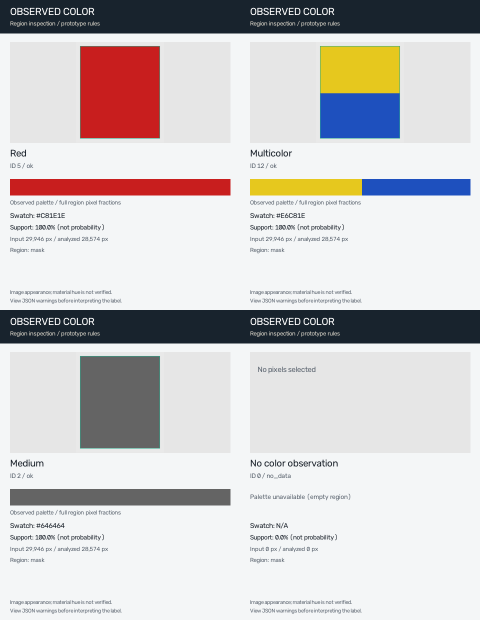
#> input picture examples/assets/color_diagnostics.png, 960 x 1240 px (shown at 1/2 size)
$ python cli.py -i ../../examples/assets/color_diagnostics.png
#> lines starting #> are read from the running program, lines starting #| are printed output that depends on the picture; after the words box and inside, x2 and y2 are one past the last pixel; in counts of white or black regions, pixels touching at a corner belong together
### src/garment_color/core.py
"""CPU-only observed-color extraction with explicit input and evidence contracts."""
from __future__ import annotations

import json
import time
from dataclasses import asdict, dataclass,field
from pathlib import Path
import math
from typing import Any, Dict, List, Optional, Tuple, Union

import cv2
import numpy as np

from .classifier import PrototypeRuleClassifier
from .color_spaces import rgb_to_hex
from .features import GarmentFeatures, extract_features
from .preprocessor import MaskPreprocessor
from .taxonomy import COLOR_REGISTRY, ColorInfo, get_color_by_id


@dataclass
class ColorPrediction:
    color_id: int
    color_name: str
    color_name_th: str
    confidence: float
    hex_code: Optional[str]
    rgb_swatch: Optional[Tuple[int, int, int]]
    is_multicolor: bool
    secondary_color_id: Optional[int]
    secondary_color_name: Optional[str]
    secondary_hex_code: Optional[str]
    total_pixels: int
    latency_ms: float
    reasoning: str
    algorithm_id: str = 'prototype_rules_v2'
    status: str = 'ok'
    score_kind: str = 'supporting_color_family_pixel_fraction_not_probability'
    calibrated_probability: Optional[float] = None
    region_source: str = 'mask'
    input_pixels: int = 0
    erosion_retained_fraction: Optional[float] = None
    palette: List[Dict[str,Any]] = field(default_factory=list)
    warnings: List[str] = field(default_factory=list)

    def to_dict(self) -> Dict[str, Any]:
        """Convert prediction result to a serializable Python dictionary."""
        return asdict(self)

    def to_json(self, indent: Optional[int] = None) -> str:
        """Convert prediction result to a JSON string."""
        return json.dumps(self.to_dict(), indent=indent, ensure_ascii=False,allow_nan=False)


class GarmentColorExtractor:
    """Observed RGB-region colors; no fitted M5 model or accuracy guarantee.

    ``confidence`` is a legacy name for heuristic supporting pixel fraction.
    It is not a probability that the returned linguistic label is correct.
    """

    def __init__(
        self,
        erode_kernel_size: int = 5,
        min_pixels_for_erosion: int = 80,
        navy_luminance_cutoff: float = 26.78,
        multicolor_sec_ratio_min: float = 0.27,
    ):
        self.preprocessor = MaskPreprocessor(
            erode_kernel_size=erode_kernel_size,
            min_pixels_for_erosion=min_pixels_for_erosion,
        )
        self.classifier = PrototypeRuleClassifier(
            navy_luminance_cutoff=navy_luminance_cutoff,
            multicolor_sec_ratio_min=multicolor_sec_ratio_min,
        )

    def predict(
        self,
        image: Union[np.ndarray, str, Path],
        mask: Optional[np.ndarray] = None,
        bbox: Optional[Tuple[int, int, int, int]] = None,
        garment_type: str = "upper",
        apply_erosion: bool = True,
        is_bgr: bool = False,
    ) -> ColorPrediction:
        """Extract and classify color from a garment image region.

        Args:
          image: RGB numpy array (H, W, 3), or file path string.
          mask: Binary boolean or uint8 mask of the garment (H, W). If None, bbox is used.
          bbox: (x1, y1, x2, y2) bounding box if mask is not provided.
          garment_type: 'upper' (top clothing), 'lower' (pants/skirts), or 'hair'.
          apply_erosion: Whether to apply boundary erosion to reduce possible edge bleed.
          is_bgr: Set to True if image is in OpenCV BGR format instead of RGB.

        Returns:
          ColorPrediction object with color_id, color_name, confidence, hex, and swatches.
        """
#> called with garment_type = 'upper', apply_erosion = True, is_bgr = False
        t0 = time.perf_counter()

        # Handle file path input
        if garment_type not in ('upper','lower','hair','other'):
            raise ValueError('garment_type must be upper, lower, hair, or other')
        if mask is not None and bbox is not None:
            raise ValueError('Supply a mask or a bbox, not both')
        notes=['uncalibrated_rule_score','observed_image_color_not_intrinsic_material_color']
        if isinstance(image, (str,Path)):
            img_bgr = cv2.imread(str(image))
#> img_bgr is the input picture: shape (1240, 960, 3); mean B, G, R 201.7, 201.2, 204.6
            if img_bgr is None:
                raise ValueError(f"Could not read image file from path: {image}")
            img_rgb = cv2.cvtColor(img_bgr, cv2.COLOR_BGR2RGB)
        else:
            if not isinstance(image,np.ndarray) or image.ndim!=3 or image.shape[2]!=3 or image.dtype!=np.uint8 or 0 in image.shape[:2]:
                raise ValueError('image must be nonempty uint8 RGB with shape (H,W,3); convert explicitly before calling')
            img_rgb = cv2.cvtColor(image, cv2.COLOR_BGR2RGB) if is_bgr else image

        h, w = img_rgb.shape[:2]

        # Resolve mask from bbox if mask is None
        if mask is None:
            if bbox is not None:
                b=np.asarray(bbox)
                if b.shape!=(4,) or b.dtype.kind not in 'iuf' or not np.isfinite(b).all():
                    raise ValueError('bbox must contain four finite XYXY coordinates')
                x1, y1, x2, y2 = bbox
                if x2<=x1 or y2<=y1:raise ValueError('bbox must have positive width and height')
                mask = np.zeros((h, w), dtype=bool)
                x1_c,y1_c=max(0,math.floor(x1)),max(0,math.floor(y1))
                x2_c,y2_c=min(w,math.ceil(x2)),min(h,math.ceil(y2))
                if x2_c<=x1_c or y2_c<=y1_c:raise ValueError('bbox does not intersect the image')
                mask[y1_c:y2_c, x1_c:x2_c] = True
                source='bbox';notes.append('bbox_may_include_background_or_other_parts')
            else:
                mask = np.ones((h, w), dtype=bool)
                source='whole_image';notes.append('whole_image_region_not_garment_segmentation')
        else:
            if not isinstance(mask,np.ndarray) or mask.shape!=(h,w) or mask.dtype.kind not in 'bui' or not np.isin(mask,[0,1,255]).all():
                raise ValueError('mask must match image (H,W) and contain only binary 0/1 or 0/255 values')
            if mask.dtype != bool:
                mask = mask > 0
            source='mask'

        # Step 1: Preprocess and extract clean pixels
        raw_pixels = self.preprocessor.extract_clean_pixels(
            img_rgb, mask, apply_erosion=apply_erosion
        )

        # Observed color clustering. No illumination-invariant recovery is applied.
        features = extract_features(raw_pixels, n_clusters=4)

        # Step 3: fixed prototype rules (no trained ensemble artifact)
        cls_result = self.classifier.classify(features, target_part=garment_type)

        latency_ms = round((time.perf_counter() - t0) * 1000.0, 2)

        hex_code=cls_result.hex_code if features.total_pixels else None
        swatch_tuple=tuple(int(hex_code[i:i+2],16) for i in (1,3,5)) if hex_code else None
        input_count=int(mask.sum())
        if input_count<40:notes.append('insufficient_region_pixels' if input_count else 'empty_region')
        if features.total_pixels:
            L,a,b=features.median_lab
            if np.hypot(a,b)<11.5:notes.append('low_chroma_no_material_hue_recovery')
            if L<12:notes.append('very_dark_region')
            if L>98:notes.append('near_clipped_highlights')
        palette=[dict(rgb=[int(x) for x in c.centroid_rgb],hex=c.hex_code,weight=float(c.weight),
                 color_id=self.classifier.classify_cluster(c.centroid_lab,garment_type)) for c in features.clusters]

        return ColorPrediction(
            color_id=cls_result.color_id,
            color_name=cls_result.color_name,
            color_name_th=cls_result.color_name_th,
            confidence=cls_result.confidence,
            hex_code=hex_code,
            rgb_swatch=swatch_tuple,
            is_multicolor=cls_result.is_multicolor,
            secondary_color_id=cls_result.secondary_color_id,
            secondary_color_name=cls_result.secondary_color_name,
            secondary_hex_code=cls_result.secondary_hex_code,
            total_pixels=features.total_pixels,
            latency_ms=latency_ms,
            reasoning=cls_result.reasoning,
            status='ok' if features.total_pixels else 'no_data',region_source=source,input_pixels=input_count,
            erosion_retained_fraction=features.total_pixels/input_count if input_count else None,
            palette=palette,warnings=notes,
        )

### src/garment_color/preprocessor.py
"""Optional boundary erosion and a separate, unused luminance-filter helper.

Neither operation guarantees removal of contamination or illumination effects.
"""
from __future__ import annotations

import cv2
import numpy as np
from typing import Tuple


class MaskPreprocessor:
    """Preprocesses segmentation masks to extract high-fidelity garment pixels."""

    def __init__(
        self,
        erode_kernel_size: int = 5,
        min_pixels_for_erosion: int = 80,
        min_pixels_remaining: int = 40,
    ):
        if not isinstance(erode_kernel_size,int) or erode_kernel_size<1 or erode_kernel_size%2==0:
            raise ValueError('Erosion kernel size must be a positive odd integer')
        if min_pixels_for_erosion<1 or min_pixels_remaining<1:
            raise ValueError('Minimum pixel counts must be positive')
        self.erode_kernel_size = erode_kernel_size
        self.min_pixels_for_erosion = min_pixels_for_erosion
        self.min_pixels_remaining = min_pixels_remaining

    def erode_mask(self, binary_mask: np.ndarray) -> np.ndarray:
        """Erode mask boundary to eliminate tile/wall/skin edge artifacts.

        Only applies erosion if the mask is large enough to retain sufficient pixels.
        """
        mask_uint8 = binary_mask.astype(np.uint8)
#> mask_uint8: shape (1240, 960); every value is 1
        pixel_count = np.count_nonzero(mask_uint8)
#> pixel_count = 1190400

        if pixel_count < self.min_pixels_for_erosion:
            return binary_mask

        kernel = cv2.getStructuringElement(
            cv2.MORPH_ELLIPSE, (self.erode_kernel_size, self.erode_kernel_size)
        )
        eroded = cv2.erode(mask_uint8, kernel, iterations=1,borderType=cv2.BORDER_CONSTANT,borderValue=0)
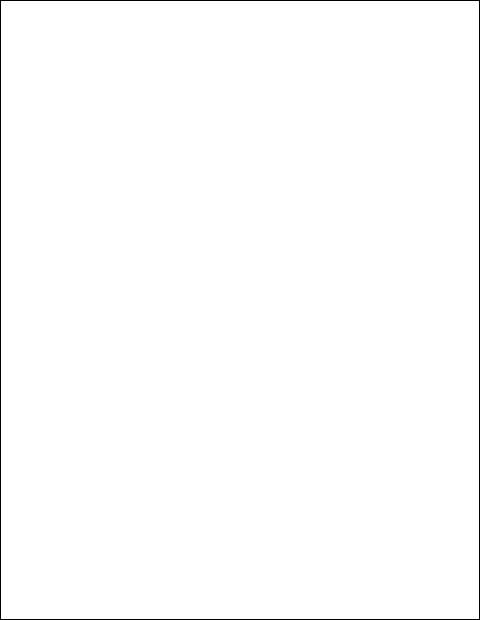
#> eroded: shape (1240, 960) (shown at 1/2 size); values 0 (black) and 1 (white), 99.3% white; 1 black region, box (x1, y1, x2, y2) and area: (0, 0, 960, 1240) 8784

        if np.count_nonzero(eroded) >= self.min_pixels_remaining:
            return eroded > 0

        # Fallback to 3x3 kernel if 5x5 eroded too much
        small=min(self.erode_kernel_size,3)
        kernel_small = cv2.getStructuringElement(cv2.MORPH_ELLIPSE, (small, small))
        eroded_small = cv2.erode(mask_uint8, kernel_small, iterations=1,borderType=cv2.BORDER_CONSTANT,borderValue=0)
        if np.count_nonzero(eroded_small) >= self.min_pixels_remaining:
            return eroded_small > 0

        return binary_mask

    def extract_clean_pixels(
        self,
        image_rgb: np.ndarray,
        binary_mask: np.ndarray,
        apply_erosion: bool = True
    ) -> np.ndarray:
        """Extract foreground RGB pixels with optional boundary erosion.

        Returns:
          Array of shape (N, 3) with uint8 RGB pixel values.
        """
        if binary_mask is None or np.count_nonzero(binary_mask) == 0:
            return np.zeros((0, 3), dtype=np.uint8)

        target_mask = self.erode_mask(binary_mask) if apply_erosion else binary_mask
        pixels = image_rgb[target_mask]

        if len(pixels) == 0:
            # Fallback to uneroded mask if eroded mask became empty
            pixels = image_rgb[binary_mask]

        return pixels


# [26 lines left out: function decompose_shadows, not called in this run]

### src/garment_color/features.py
"""Deterministic observed-color palette and a legacy 58-element descriptor.

The descriptor is diagnostic; the shipped rule classifier does not consume it.
"""
from __future__ import annotations

from dataclasses import dataclass
from typing import List, Tuple

import cv2
import numpy as np
from sklearn.cluster import MiniBatchKMeans

from .color_spaces import rgb_to_hex, srgb_to_cielab, srgb_to_hsv


@dataclass
class ClusterInfo:
    centroid_lab: np.ndarray      # Shape (3,)
    centroid_rgb: np.ndarray      # Shape (3,) uint8
    weight: float                 # Fraction of pixels (0.0 to 1.0)
    hex_code: str                 # e.g. '#2D5FB9'


@dataclass
class GarmentFeatures:
    total_pixels: int
    median_rgb: Tuple[int, int, int]
    median_hex: str
    median_lab: Tuple[float, float, float]
    median_hsv: Tuple[float, float, float]
    clusters: List[ClusterInfo]
    primary_cluster: ClusterInfo
    secondary_cluster: ClusterInfo
    feature_vector_58d: np.ndarray


def extract_features(pixels_rgb: np.ndarray, n_clusters: int = 4) -> GarmentFeatures:
    """Extract observed palette; weights refer to all supplied pixels."""
#> called with pixels_rgb = array of shape (1181616, 3), n_clusters = 4
    if not isinstance(pixels_rgb,np.ndarray) or pixels_rgb.ndim!=2 or pixels_rgb.shape[1]!=3 or pixels_rgb.dtype!=np.uint8:
        raise ValueError('pixels_rgb must be uint8 RGB with shape (N, 3)')
    if not isinstance(n_clusters,int) or n_clusters<1:
        raise ValueError('n_clusters must be a positive integer')
    n_pixels = len(pixels_rgb)
#> n_pixels = 1181616
#> (the rest of the program and of its run is left out)
